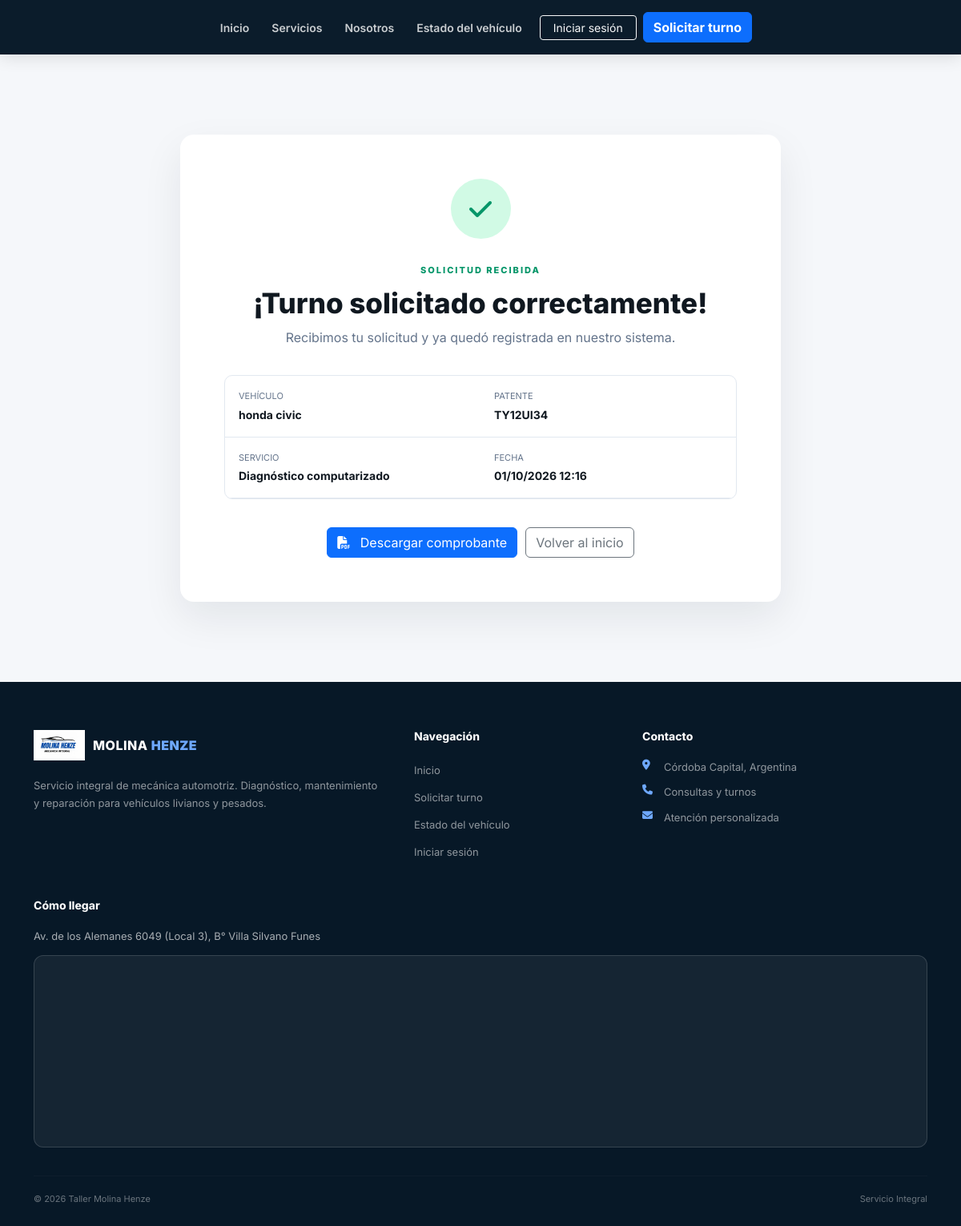
The page /turno-exitoso/4/ on the database its author committed.
### tallermami/models.py (models this page shows, shortened)
class Turno(models.Model):
    ESTADOS = [
        ("pendiente", "Pendiente"),
        ("recibido", "Vehículo recibido"),
        ("diagnostico", "En diagnóstico"),
        ("reparacion", "En reparación"),
        ("esperando_repuesto", "Esperando repuesto"),
        ("finalizado", "Finalizado"),
        ("entregado", "Entregado"),
        ("cancelado", "Cancelado"),
    ]
    usuario = models.ForeignKey(
        User,
        on_delete=models.CASCADE,
        related_name="turnos",
        null=True,
        blank=True
    )
    vehiculo = models.CharField(
        max_length=150,
        verbose_name="Vehículo"
    )
    patente = models.CharField(
        max_length=20,
        verbose_name="Patente"
    )
    servicio = models.ForeignKey(
        Trabajo,
        on_delete=models.PROTECT,
        related_name="turnos",
        verbose_name="Servicio"
    )
    trabajador = models.ForeignKey(
        Trabajador,
        on_delete=models.SET_NULL,
        null=True,
        blank=True,
        related_name="turnos_asignados",
        verbose_name="Trabajador asignado"
    )
    fecha_turno = models.DateTimeField(
        verbose_name="Fecha y hora del turno"
    )
    estado = models.CharField(
        max_length=30,
        choices=ESTADOS,
        default="pendiente"
    )
    porcentaje_reparacion = models.PositiveIntegerField(
        default=0,
        validators=[
            MinValueValidator(0),
            MaxValueValidator(100)
        ]
    )
    observaciones = models.TextField(
        blank=True
    )
    fecha_creacion = models.DateTimeField(
        auto_now_add=True
    )
    class Meta:
        verbose_name = "Turno"
        verbose_name_plural = "Turnos"
        ordering = ["-fecha_turno"]

class Trabajo(models.Model):
    nombre = models.CharField(
        max_length=150
    )
    descripcion = models.TextField(
        blank=True
    )
    precio_estimado = models.DecimalField(
        max_digits=10,
        decimal_places=2,
        null=True,
        blank=True
    )
    def __str__(self):
        return self.nombre
    class Meta:
        verbose_name = "Trabajo"
        verbose_name_plural = "Trabajos"
        ordering = ["nombre"]

### tallermami/views.py (the view)
def turno_exitoso(request, turno_id):
    turno = get_object_or_404(
        Turno,
        id=turno_id
    )
    return render(
        request,
        "tallermami/turno_exitoso.html",
        {
            "turno": turno
        }
    )

### templates/tallermami/turno_exitoso.html (shortened to what this page needs)
{% extends 'tallermami/base.html' %}
{% block content %}
<section class="success-section">
    <div class="container">
        <div class="success-card">
            <div class="success-icon">
                <i class="fa-solid fa-check"></i>
            </div>
            <span class="success-label">
                SOLICITUD RECIBIDA
            </span>
            <h1>
                ¡Turno solicitado correctamente!
            </h1>
            <p>
                Recibimos tu solicitud y ya quedó registrada
                en nuestro sistema.
            </p>
            <div class="turno-summary">
                <div>
                    <span>
                        Vehículo
                    </span>
                    <strong>
                        {{ turno.vehiculo }}
                    </strong>
                </div>
                <div>
                    <span>
                        Patente
                    </span>
                    <strong>
                        {{ turno.patente }}
                    </strong>
                </div>
                <div>
                    <span>
                        Servicio
                    </span>
                    <strong>
                        {{ turno.servicio }}
                    </strong>
                </div>
                <div>
                    <span>
                        Fecha
                    </span>
                    <strong>
                        {{ turno.fecha_turno|date:"d/m/Y H:i" }}
                    </strong>
                </div>
            </div>
            <div class="success-actions">
                <a
                    href="{% url 'descargar_pdf' turno.id %}"
                    class="btn btn-primary"
                >
                    <i class="fa-solid fa-file-pdf me-2"></i>
                    Descargar comprobante
                </a>
                <a
                    href="{% url 'inicio' %}"
                    class="btn btn-outline-secondary"
                >
                    Volver al inicio
                </a>
            </div>
        </div>
    </div>
</section>
{% endblock %}

### static/css/taller.css (style rules this page uses)
:root { --blue: #0d6efd; --blue-dark: #071b33; --navy: #071827; --dark: #101820; --gray: #64748b; --light: #f5f7fa; --white: #ffffff; --border: #e2e8f0; }
* { box-sizing: border-box; }
html { scroll-behavior: smooth; }
body { margin: 0; font-family: "Inter", sans-serif; color: var(--dark); background: var(--white); }
a { text-decoration: none; }
.success-section { padding: 100px 0; background: var(--light); }
.success-card { max-width: 750px; margin: auto; background: white; padding: 55px; border-radius: 17px; text-align: center; box-shadow: 0 20px 50px rgba(15,23,42,.08); }
.success-icon { width: 75px; height: 75px; margin: auto auto 25px; display: flex; align-items: center; justify-content: center; border-radius: 50%; background: #d1fae5; color: #059669; font-size: 32px; }
.success-label { color: #059669; font-size: 11px; font-weight: 800; letter-spacing: 2px; }
.success-card h1 { margin: 10px 0; font-size: 35px; font-weight: 800; }
.success-card > p { color: var(--gray); }
.turno-summary { margin: 35px 0; display: grid; grid-template-columns: 1fr 1fr; border: 1px solid var(--border); border-radius: 10px; overflow: hidden; }
.turno-summary > div { padding: 17px; border-bottom: 1px solid var(--border); text-align: left; }
.turno-summary span { display: block; color: var(--gray); font-size: 11px; text-transform: uppercase; }
.turno-summary strong { display: block; margin-top: 4px; font-size: 14px; }
.success-actions { display: flex; justify-content: center; flex-wrap: wrap; gap: 10px; }

### rows shown on the page
Turno: vehiculo "honda civic", patente "TY12UI34", servicio "Diagnóstico computarizado", fecha_turno "01/10/2026 12:16"
